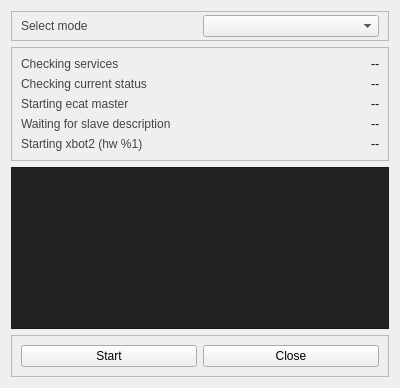
<?xml version="1.0" encoding="UTF-8"?>
<ui version="4.0">
 <class>Form</class>
 <widget class="QWidget" name="Form">
  <property name="geometry">
   <rect>
    <x>0</x>
    <y>0</y>
    <width>400</width>
    <height>388</height>
   </rect>
  </property>
  <property name="windowTitle">
   <string>Form</string>
  </property>
  <layout class="QVBoxLayout" name="verticalLayout_2">
   <item>
    <widget class="QFrame" name="frame_3">
     <property name="frameShape">
      <enum>QFrame::StyledPanel</enum>
     </property>
     <property name="frameShadow">
      <enum>QFrame::Raised</enum>
     </property>
     <layout class="QHBoxLayout" name="horizontalLayout_2">
      <property name="topMargin">
       <number>3</number>
      </property>
      <property name="bottomMargin">
       <number>3</number>
      </property>
      <item>
       <widget class="QLabel" name="label">
        <property name="styleSheet">
         <string notr="true">color: #444444;</string>
        </property>
        <property name="text">
         <string>Select mode</string>
        </property>
       </widget>
      </item>
      <item>
       <widget class="QComboBox" name="hwCombo"/>
      </item>
     </layout>
    </widget>
   </item>
   <item>
    <widget class="QFrame" name="frame">
     <property name="frameShape">
      <enum>QFrame::StyledPanel</enum>
     </property>
     <property name="frameShadow">
      <enum>QFrame::Raised</enum>
     </property>
     <layout class="QFormLayout" name="formLayout">
      <item row="0" column="0">
       <widget class="QLabel" name="servicesLabel">
        <property name="styleSheet">
         <string notr="true">color: #444444;</string>
        </property>
        <property name="text">
         <string>Checking services</string>
        </property>
       </widget>
      </item>
      <item row="0" column="1">
       <widget class="QLabel" name="servicesOk">
        <property name="text">
         <string>--</string>
        </property>
        <property name="alignment">
         <set>Qt::AlignRight|Qt::AlignTrailing|Qt::AlignVCenter</set>
        </property>
       </widget>
      </item>
      <item row="1" column="0">
       <widget class="QLabel" name="checkLabel">
        <property name="styleSheet">
         <string notr="true">color: #444444;</string>
        </property>
        <property name="text">
         <string>Checking current status</string>
        </property>
       </widget>
      </item>
      <item row="1" column="1">
       <widget class="QLabel" name="checkOk">
        <property name="text">
         <string>--</string>
        </property>
        <property name="alignment">
         <set>Qt::AlignRight|Qt::AlignTrailing|Qt::AlignVCenter</set>
        </property>
       </widget>
      </item>
      <item row="2" column="0">
       <widget class="QLabel" name="ecatLabel">
        <property name="styleSheet">
         <string notr="true">color: #444444;
</string>
        </property>
        <property name="text">
         <string>Starting ecat master</string>
        </property>
       </widget>
      </item>
      <item row="2" column="1">
       <widget class="QLabel" name="ecatOk">
        <property name="text">
         <string>--</string>
        </property>
        <property name="alignment">
         <set>Qt::AlignRight|Qt::AlignTrailing|Qt::AlignVCenter</set>
        </property>
       </widget>
      </item>
      <item row="3" column="0">
       <widget class="QLabel" name="slaveLabel">
        <property name="styleSheet">
         <string notr="true">color: #444444;</string>
        </property>
        <property name="text">
         <string>Waiting for slave description</string>
        </property>
       </widget>
      </item>
      <item row="3" column="1">
       <widget class="QLabel" name="slaveOk">
        <property name="text">
         <string>--</string>
        </property>
        <property name="alignment">
         <set>Qt::AlignRight|Qt::AlignTrailing|Qt::AlignVCenter</set>
        </property>
       </widget>
      </item>
      <item row="4" column="0">
       <widget class="QLabel" name="xbot2Label">
        <property name="styleSheet">
         <string notr="true">color: #444444;</string>
        </property>
        <property name="text">
         <string>Starting xbot2 (hw %1)</string>
        </property>
       </widget>
      </item>
      <item row="4" column="1">
       <widget class="QLabel" name="xbot2Ok">
        <property name="text">
         <string>--</string>
        </property>
        <property name="alignment">
         <set>Qt::AlignRight|Qt::AlignTrailing|Qt::AlignVCenter</set>
        </property>
       </widget>
      </item>
     </layout>
    </widget>
   </item>
   <item>
    <widget class="QTextEdit" name="textEdit">
     <property name="styleSheet">
      <string notr="true">background-color: #222222;
color: white;
font: 10pt &quot;Ubuntu Mono&quot;;</string>
     </property>
     <property name="html">
      <string>&lt;!DOCTYPE HTML PUBLIC &quot;-//W3C//DTD HTML 4.0//EN&quot; &quot;http://www.w3.org/TR/REC-html40/strict.dtd&quot;&gt;
&lt;html&gt;&lt;head&gt;&lt;meta name=&quot;qrichtext&quot; content=&quot;1&quot; /&gt;&lt;style type=&quot;text/css&quot;&gt;
p, li { white-space: pre-wrap; }
&lt;/style&gt;&lt;/head&gt;&lt;body style=&quot; font-family:'Ubuntu Mono'; font-size:10pt; font-weight:400; font-style:normal;&quot;&gt;
&lt;p style=&quot;-qt-paragraph-type:empty; margin-top:0px; margin-bottom:0px; margin-left:0px; margin-right:0px; -qt-block-indent:0; text-indent:0px;&quot;&gt;&lt;br /&gt;&lt;/p&gt;&lt;/body&gt;&lt;/html&gt;</string>
     </property>
     <property name="textInteractionFlags">
      <set>Qt::TextSelectableByKeyboard|Qt::TextSelectableByMouse</set>
     </property>
    </widget>
   </item>
   <item>
    <widget class="QFrame" name="frame_2">
     <property name="frameShape">
      <enum>QFrame::StyledPanel</enum>
     </property>
     <property name="frameShadow">
      <enum>QFrame::Raised</enum>
     </property>
     <layout class="QHBoxLayout" name="horizontalLayout">
      <item>
       <widget class="QPushButton" name="startBtn">
        <property name="text">
         <string>Start</string>
        </property>
       </widget>
      </item>
      <item>
       <widget class="QPushButton" name="okBtn">
        <property name="text">
         <string>Close</string>
        </property>
       </widget>
      </item>
     </layout>
    </widget>
   </item>
  </layout>
 </widget>
 <resources/>
 <connections/>
</ui>
